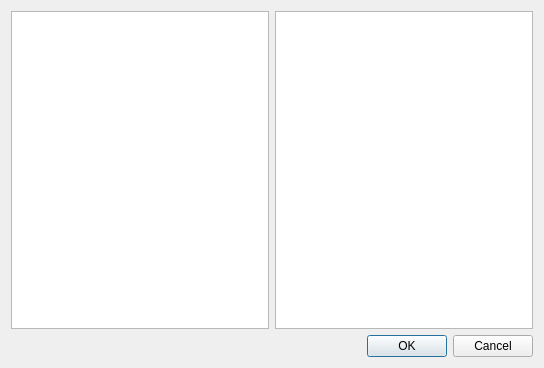
<?xml version="1.0" encoding="UTF-8"?>
<ui version="4.0">
 <class>Dialog_SAsetting</class>
 <widget class="QDialog" name="Dialog_SAsetting">
  <property name="geometry">
   <rect>
    <x>0</x>
    <y>0</y>
    <width>544</width>
    <height>368</height>
   </rect>
  </property>
  <property name="windowTitle">
   <string>Sensor / Actuator settings</string>
  </property>
  <property name="windowIcon">
   <iconset resource="../../icons.qrc">
    <normaloff>:/Icons/6215821.png</normaloff>:/Icons/6215821.png</iconset>
  </property>
  <layout class="QVBoxLayout" name="verticalLayout">
   <item>
    <layout class="QHBoxLayout" name="horizontalLayout">
     <item>
      <widget class="QTableWidget" name="tableWidget_sensor_setting"/>
     </item>
     <item>
      <widget class="QTableWidget" name="tableWidget_actuator_setting"/>
     </item>
    </layout>
   </item>
   <item>
    <widget class="QDialogButtonBox" name="buttonBox">
     <property name="orientation">
      <enum>Qt::Horizontal</enum>
     </property>
     <property name="standardButtons">
      <set>QDialogButtonBox::Cancel|QDialogButtonBox::Ok</set>
     </property>
    </widget>
   </item>
  </layout>
 </widget>
 <resources>
  <include location="../../icons.qrc"/>
 </resources>
 <connections>
  <connection>
   <sender>buttonBox</sender>
   <signal>accepted()</signal>
   <receiver>Dialog_SAsetting</receiver>
   <slot>accept()</slot>
   <hints>
    <hint type="sourcelabel">
     <x>248</x>
     <y>254</y>
    </hint>
    <hint type="destinationlabel">
     <x>157</x>
     <y>274</y>
    </hint>
   </hints>
  </connection>
  <connection>
   <sender>buttonBox</sender>
   <signal>rejected()</signal>
   <receiver>Dialog_SAsetting</receiver>
   <slot>reject()</slot>
   <hints>
    <hint type="sourcelabel">
     <x>316</x>
     <y>260</y>
    </hint>
    <hint type="destinationlabel">
     <x>286</x>
     <y>274</y>
    </hint>
   </hints>
  </connection>
 </connections>
</ui>
